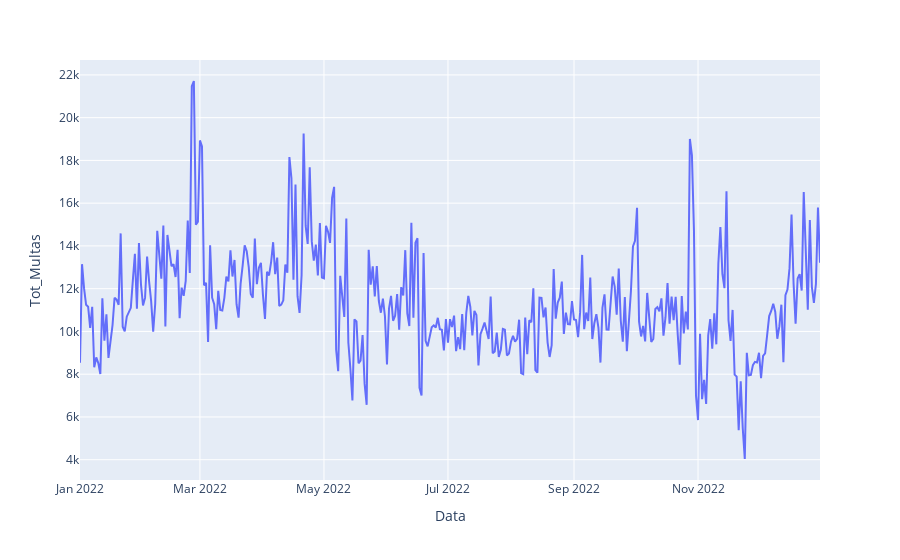

Notebook code cell kept with this figure:
### Markdown cell above
## Visualizando os dados

### Code cell
px.line(
    multa_dia,
    x='Data',
    y='Tot_Multas'
)

### Figure 1 — Plotly figure (JSON) as saved in the notebook; plotly's stock layout.template omitted (floating-point values rounded to 4 significant figures; data arrays with more than 128 entries replaced by an {"elided": "..."} marker saying what was removed)
{"data": [{"hovertemplate": "Data=%{x}<br>Tot_Multas=%{y}<extra></extra>", "legendgroup": "", "line": {"color": "#636efa", "dash": "solid"}, "marker": {"symbol": "circle"}, "mode": "lines", "name": "", "orientation": "v", "showlegend": false, "type": "scatter", "x": {"elided": "365 str values"}, "xaxis": "x", "y": {"elided": "365 int values"}, "yaxis": "y"}], "layout": {"legend": {"tracegroupgap": 0}, "margin": {"t": 60}, "xaxis": {"anchor": "y", "domain": [0, 1], "title": {"text": "Data"}}, "yaxis": {"anchor": "x", "domain": [0, 1], "title": {"text": "Tot_Multas"}}}}
